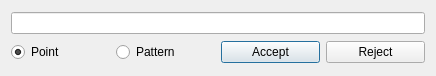
<?xml version="1.0" encoding="UTF-8"?>
<ui version="4.0">
 <class>MyDialog</class>
 <widget class="QDialog" name="MyDialog">
  <property name="geometry">
   <rect>
    <x>0</x>
    <y>0</y>
    <width>436</width>
    <height>76</height>
   </rect>
  </property>
  <property name="windowTitle">
   <string>Edit Box</string>
  </property>
  <layout class="QGridLayout" name="gridLayout">
   <item row="0" column="0" colspan="4">
    <widget class="QLineEdit" name="EditBox">
     <property name="toolTip">
      <string>Point format: CODE, DESCRIPTION
Pattern format: *</string>
     </property>
    </widget>
   </item>
   <item row="1" column="0">
    <widget class="QRadioButton" name="PointRadio">
     <property name="text">
      <string>Point</string>
     </property>
     <property name="checked">
      <bool>true</bool>
     </property>
    </widget>
   </item>
   <item row="1" column="1">
    <widget class="QRadioButton" name="PatternRadio">
     <property name="text">
      <string>Pattern</string>
     </property>
    </widget>
   </item>
   <item row="1" column="2">
    <widget class="QPushButton" name="AcceptButton">
     <property name="text">
      <string>Accept</string>
     </property>
    </widget>
   </item>
   <item row="1" column="3">
    <widget class="QPushButton" name="RejectButton">
     <property name="text">
      <string>Reject</string>
     </property>
    </widget>
   </item>
  </layout>
 </widget>
 <resources/>
 <connections>
  <connection>
   <sender>AcceptButton</sender>
   <signal>clicked()</signal>
   <receiver>MyDialog</receiver>
   <slot>accept()</slot>
   <hints>
    <hint type="sourcelabel">
     <x>258</x>
     <y>80</y>
    </hint>
    <hint type="destinationlabel">
     <x>279</x>
     <y>74</y>
    </hint>
   </hints>
  </connection>
  <connection>
   <sender>RejectButton</sender>
   <signal>clicked()</signal>
   <receiver>MyDialog</receiver>
   <slot>reject()</slot>
   <hints>
    <hint type="sourcelabel">
     <x>377</x>
     <y>79</y>
    </hint>
    <hint type="destinationlabel">
     <x>407</x>
     <y>104</y>
    </hint>
   </hints>
  </connection>
 </connections>
</ui>
